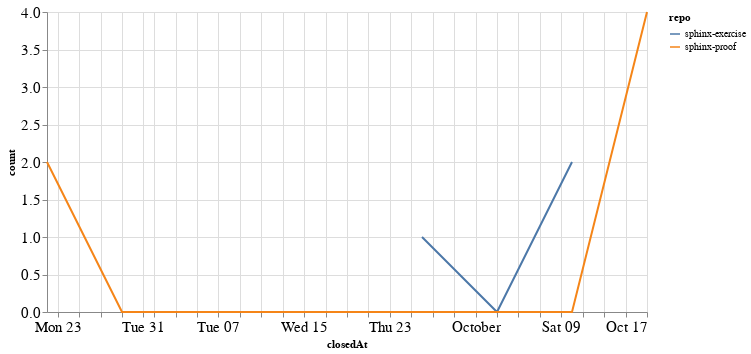

Notebook code cell kept with this figure:
### Code cell
closed_by_time = closed_by.groupby('repo').resample('W', on='closedAt').count()['author'].reset_index()
closed_by_time = closed_by_time.rename(columns={'author': 'count'})

alt.Chart(closed_by_time, width=600).mark_line().encode(
    x='closedAt',
    y='count',
    color='repo',
    tooltip="repo"
)

### Figure 1 — Vega-Lite specification as saved in the notebook (floating-point values rounded to 4 significant figures)
{"config": {"axisLeft": {"labelFontSize": 15}, "axisBottom": {"labelFontSize": 15}}, "data": {"name": "data-9249d3146ed979a5f28a1cf6bbe70e69"}, "mark": "line", "encoding": {"color": {"type": "nominal", "field": "repo"}, "tooltip": {"type": "nominal", "field": "repo"}, "x": {"type": "temporal", "field": "closedAt"}, "y": {"type": "quantitative", "field": "count"}}, "width": 600, "$schema": "https://vega.github.io/schema/vega-lite/v4.8.1.json", "datasets": {"data-9249d3146ed979a5f28a1cf6bbe70e69": [{"repo": "sphinx-exercise", "closedAt": "2021-09-26T00:00:00", "count": 1}, {"repo": "sphinx-exercise", "closedAt": "2021-10-03T00:00:00", "count": 0}, {"repo": "sphinx-exercise", "closedAt": "2021-10-10T00:00:00", "count": 2}, {"repo": "sphinx-proof", "closedAt": "2021-08-22T00:00:00", "count": 2}, {"repo": "sphinx-proof", "closedAt": "2021-08-29T00:00:00", "count": 0}, {"repo": "sphinx-proof", "closedAt": "2021-09-05T00:00:00", "count": 0}, {"repo": "sphinx-proof", "closedAt": "2021-09-12T00:00:00", "count": 0}, {"repo": "sphinx-proof", "closedAt": "2021-09-19T00:00:00", "count": 0}, {"repo": "sphinx-proof", "closedAt": "2021-09-26T00:00:00", "count": 0}, {"repo": "sphinx-proof", "closedAt": "2021-10-03T00:00:00", "count": 0}, {"repo": "sphinx-proof", "closedAt": "2021-10-10T00:00:00", "count": 0}, {"repo": "sphinx-proof", "closedAt": "2021-10-17T00:00:00", "count": 4}]}}
